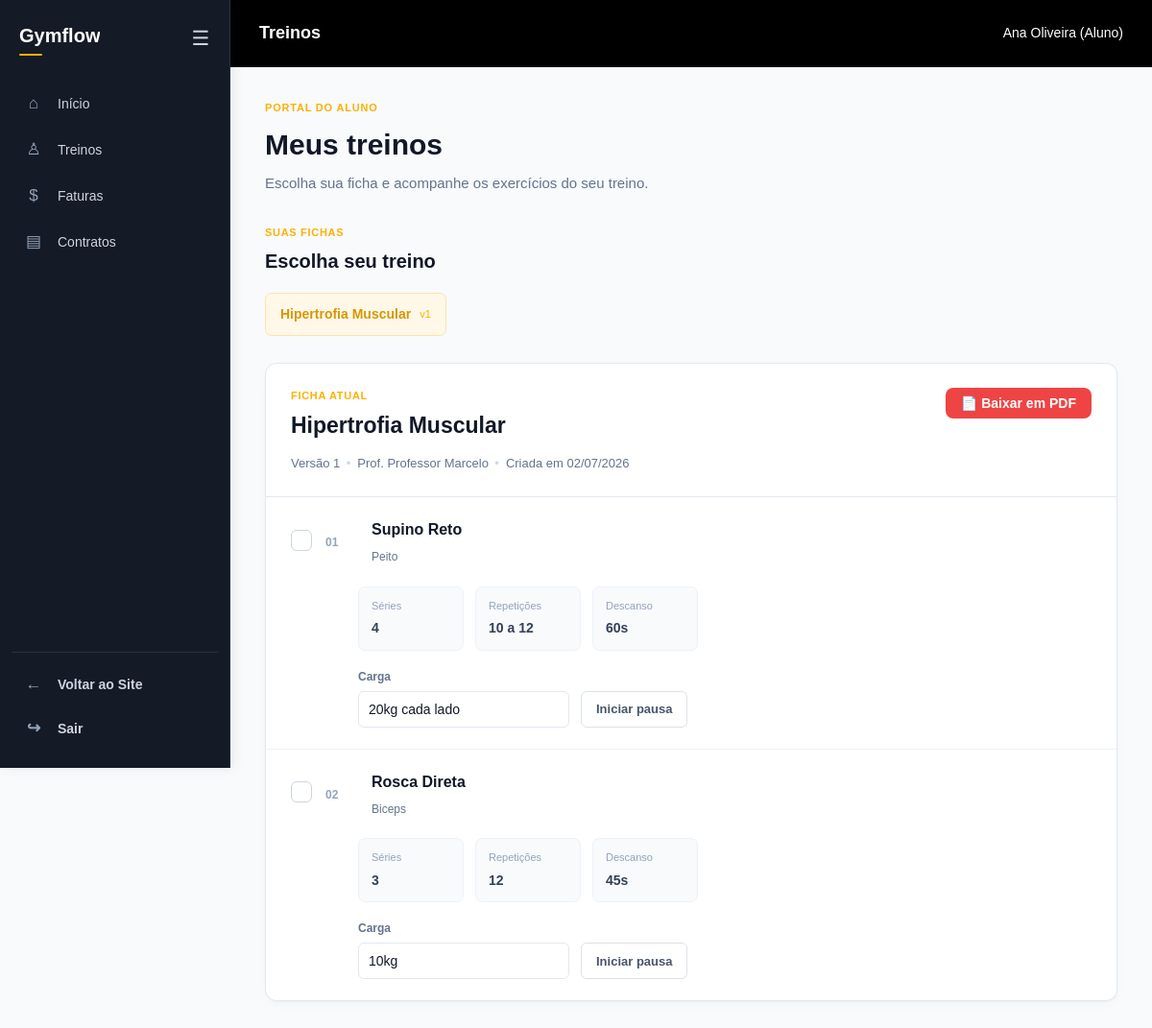
The page /app/controllers/PortalAlunoController.php?acao=treinos (signed in) on the database its author committed.
### tables this page shows
CREATE TABLE fichas_treino (
    id INT AUTO_INCREMENT PRIMARY KEY,
    aluno_id INT NOT NULL,
    professor_id INT NOT NULL,
    objetivo VARCHAR(50) NOT NULL,
    criada_em TIMESTAMP DEFAULT CURRENT_TIMESTAMP,
    versao INT NOT NULL DEFAULT 1,
    FOREIGN KEY (aluno_id) REFERENCES alunos(id) ON DELETE CASCADE,
    FOREIGN KEY (professor_id) REFERENCES users(id) ON DELETE RESTRICT
);

CREATE TABLE users (
    id INT AUTO_INCREMENT PRIMARY KEY,
    company_id INT NOT NULL,
    name VARCHAR(100) NOT NULL,
    email VARCHAR(100) NOT NULL UNIQUE,
    telefone VARCHAR(255) NULL,
    endereco TEXT NULL,
    password VARCHAR(255) NOT NULL,
    role VARCHAR(30) NOT NULL,
    aluno_id INT DEFAULT NULL,
    remember_token VARCHAR(100) DEFAULT NULL,
    reset_token VARCHAR(64) DEFAULT NULL,
    reset_token_expires_at DATETIME DEFAULT NULL,
    FOREIGN KEY (company_id) REFERENCES companies(id) ON DELETE CASCADE
);

CREATE TABLE ficha_itens (
    id INT AUTO_INCREMENT PRIMARY KEY,
    ficha_id INT NOT NULL,
    exercicio_id INT NOT NULL,
    ordem INT NOT NULL DEFAULT 0,
    series INT NOT NULL CHECK (series > 0),
    repeticoes VARCHAR(30) NOT NULL,
    carga VARCHAR(20),
    intervalo VARCHAR(20),
    FOREIGN KEY (ficha_id) REFERENCES fichas_treino(id) ON DELETE CASCADE,
    FOREIGN KEY (exercicio_id) REFERENCES exercicios(id) ON DELETE RESTRICT
);

CREATE TABLE exercicios (
    id INT AUTO_INCREMENT PRIMARY KEY,
    company_id INT NOT NULL,
    nome VARCHAR(100) NOT NULL,
    grupo VARCHAR(30) NOT NULL,
    midia TEXT,
    tipo_midia VARCHAR(10) NOT NULL DEFAULT 'imagem',
    ativo BOOLEAN NOT NULL DEFAULT TRUE,
    FOREIGN KEY (company_id) REFERENCES companies(id) ON DELETE CASCADE
);

### app/models/Treino.php (called while the page is built, shortened)
<?php
require_once __DIR__ . '/Database.php';
$operacao = $operacao ?? '';
$company_id = (int) ($_SESSION['company_id'] ?? 0);
$usuario_id = (int) ($_SESSION['usuario_id'] ?? 0);
$usuario_role = $_SESSION['usuario_role'] ?? '';
$aluno_id = (int) ($aluno_id ?? 0);
if ($operacao === 'listar_fichas_aluno') {
    $acessoPermitido = (
        $company_id > 0 &&
        $usuario_id > 0 &&
        $aluno_id > 0
    );
    if ($usuario_role === 'Aluno') {
        $alunoLogado = (int) (
            $_SESSION['aluno_id'] ?? 0
        );
        $acessoPermitido = (
            $acessoPermitido &&
            $alunoLogado > 0 &&
            $alunoLogado === $aluno_id
        );
    } elseif (!in_array(
        $usuario_role,
        ['Admin', 'Professor'],
        true
    )) {
        $acessoPermitido = false;
    }
    if ($acessoPermitido) {
        $stmt_fichas = $pdo->prepare("
            SELECT
                ft.id,
                ft.objetivo,
                ft.versao,
                ft.criada_em,
                u.name AS nome_professor
            FROM fichas_treino ft
            INNER JOIN alunos a
                ON a.id = ft.aluno_id
            INNER JOIN filiais f
                ON f.id = a.filial_id
            INNER JOIN users u
                ON u.id = ft.professor_id
               AND u.company_id = f.company_id
            WHERE ft.aluno_id = :aluno_id
              AND f.company_id = :company_id
            ORDER BY ft.criada_em DESC
        ");
        $stmt_fichas->execute([
            ':aluno_id' => $aluno_id,
            ':company_id' => $company_id
        ]);
        $fichas = $stmt_fichas->fetchAll(
            PDO::FETCH_ASSOC
        );
    }
}
elseif ($operacao === 'buscar_itens_ficha') {
    $ficha_id = (int) ($ficha_id ?? 0);
    $acessoPermitido = (
        $company_id > 0 &&
        $usuario_id > 0 &&
        $aluno_id > 0 &&
        $ficha_id > 0
    );
    if ($usuario_role === 'Aluno') {
        $alunoLogado = (int) (
            $_SESSION['aluno_id'] ?? 0
        );
        $acessoPermitido = (
            $acessoPermitido &&
            $alunoLogado > 0 &&
            $alunoLogado === $aluno_id
        );
    } elseif (!in_array(
        $usuario_role,
        ['Admin', 'Professor'],
        true
    )) {
        $acessoPermitido = false;
    }
    if ($acessoPermitido) {
        $stmt_itens = $pdo->prepare("
            SELECT
                fi.ordem,
                fi.series,
                fi.repeticoes,
                fi.carga,
                fi.intervalo,
                e.nome AS nome_exercicio,
                e.grupo
            FROM ficha_itens fi
            INNER JOIN exercicios e
                ON e.id = fi.exercicio_id
            INNER JOIN fichas_treino ft
                ON ft.id = fi.ficha_id
            INNER JOIN alunos a
                ON a.id = ft.aluno_id
            INNER JOIN filiais f
                ON f.id = a.filial_id
            INNER JOIN users u
                ON u.id = ft.professor_id
               AND u.company_id = f.company_id
            WHERE fi.ficha_id = :ficha_id
            AND ft.aluno_id = :aluno_id
            AND f.company_id = :company_id
            AND e.company_id = :empresa_exercicio
            ORDER BY fi.ordem ASC
        ");
        $stmt_itens->execute([
            ':ficha_id' => $ficha_id,
            ':aluno_id' => $aluno_id,
            ':company_id' => $company_id,
            ':empresa_exercicio' => $company_id
        ]);
        $itens = $stmt_itens->fetchAll(
            PDO::FETCH_ASSOC
        );
    }
}

### app/views/portal_aluno/treinos.php (the view, shortened to what this page needs)
<?php
include __DIR__ . '/../shared/header.php';
include __DIR__ . '/../shared/sidebar.php';
?>
<link
    rel="stylesheet"
    href="<?= BASE_URL ?>/assets/css/treinos.css?v=<?= time() ?>">
<main class="treinos-page">
    <header class="treinos-header">
        <span class="portal-eyebrow">
            PORTAL DO ALUNO
        </span>
        <h1>
            Meus treinos
        </h1>
        <p>
            Escolha sua ficha e acompanhe os exercícios do seu treino.
        </p>
    </header>
    <?php if (empty($fichas)): ?>
        <!-- =========================================
             SEM FICHAS
             ========================================= -->
        <section class="treinos-empty">
            <div class="empty-icon">
                +
            </div>
            <h2>
                Nenhuma ficha de treino
            </h2>
            <p>
                Você ainda não possui nenhuma ficha de treino cadastrada.
            </p>
            <span>
                Solicite ao seu professor para criar uma ficha personalizada
                para você.
            </span>
        </section>
    <?php else: ?>
        <section class="fichas-section">
            <div class="section-title">
                <span class="section-label">
                    SUAS FICHAS
                </span>
                <h2>
                    Escolha seu treino
                </h2>
            </div>
            <nav class="fichas-nav">
                <?php foreach ($fichas as $ficha): ?>
                    <a
                        class="ficha-tab <?= (
                                                $ficha_id_selecionada == $ficha['id']
                                            ) ? 'ativo' : ''; ?>"
                        href="<?= BASE_URL ?>/app/controllers/PortalAlunoController.php?acao=treinos&ficha=<?= (int)$ficha['id']; ?>">
                        <span class="ficha-tab-titulo">
                            <?= htmlspecialchars(
                                $ficha['objetivo'] ?? 'Treino'
                            ); ?>
                        </span>
                        <span class="ficha-tab-versao">
                            v<?= htmlspecialchars(
                                    $ficha['versao'] ?? '1'
                                ); ?>
                        </span>
                    </a>
                <?php endforeach; ?>
            </nav>
        </section>
        <?php if ($ficha_atual): ?>
            <section class="ficha-container">
                <header class="ficha-header">
                    <div class="ficha-header-info">
                        <span class="section-label">
                            FICHA ATUAL
                        </span>
                        <h2>
                            <?= htmlspecialchars(
                                $ficha_atual['objetivo'] ?? 'Treino'
                            ); ?>
                        </h2>
                        <div class="ficha-meta">
                            <span>
                                Versão
                                <?= htmlspecialchars(
                                    $ficha_atual['versao'] ?? '1'
                                ); ?>
                            </span>
                            <span>
                                Prof.
                                <?= htmlspecialchars(
                                    $ficha_atual['nome_professor'] ?? 'Não informado'
                                ); ?>
                            </span>
                            <span>
                                Criada em
                                <?= !empty($ficha_atual['criada_em'])
                                    ? date(
                                        'd/m/Y',
                                        strtotime($ficha_atual['criada_em'])
                                    )
                                    : 'Não informado';
                                ?>
                            </span>
                        </div>
                    </div>
                    <div class="ficha-header-acoes">
                        <button class="btn-pdf" onclick="baixarPdfTreinos()">
                            📄 Baixar em PDF
                        </button>
                    </div>
                </header>
                <?php if (empty($itens)): ?>
                    <div class="exercicios-empty">
                        <h3>
                            Nenhum exercício cadastrado
                        </h3>
                        <p>
                            Esta ficha ainda não possui exercícios cadastrados.
                        </p>
                    </div>
                <?php else: ?>
                    <div class="exercicios-list">
                        <?php foreach ($itens as $index => $item): ?>
                            <article class="exercicio-card">
                                <div class="exercicio-top">
                                    <label class="exercicio-check">
                                        <span class="checkmark"></span>
                                    </label>
                                    <div class="exercicio-numero">
                                        <?= str_pad(
                                            $index + 1,
                                            2,
                                            '0',
                                            STR_PAD_LEFT
                                        ); ?>
                                    </div>
                                    <div class="exercicio-info">
                                        <h3>
                                            <?= htmlspecialchars(
                                                $item['nome_exercicio'] ?? 'Exercício'
                                            ); ?>
                                        </h3>
                                        <span class="grupo-muscular">
                                            <?= htmlspecialchars(
                                                $item['grupo'] ?? 'Grupo não informado'
                                            ); ?>
                                        </span>
                                    </div>
                                </div>
                                <div class="exercicio-dados">
                                    <div class="dado">
                                        <span>
                                            Séries
                                        </span>
                                        <strong>
                                            <?= htmlspecialchars(
                                                $item['series'] ?? '0'
                                            ); ?>
                                        </strong>
                                    </div>
                                    <div class="dado">
                                        <span>
                                            Repetições
                                        </span>
                                        <strong>
                                            <?= htmlspecialchars(
                                                $item['repeticoes'] ?? '—'
                                            ); ?>
                                        </strong>
                                    </div>
                                    <?php if (!empty($item['intervalo'])): ?>
                                        <div class="dado">
                                            <span>
                                                Descanso
                                            </span>
                                            <strong>
                                                <?= htmlspecialchars(
                                                    $item['intervalo']
                                                ); ?>
                                            </strong>
                                        </div>
                                    <?php endif; ?>
                                </div>
                                <div class="exercicio-acoes">
                                    <div class="carga-container">
                                        <label>
                                            Carga
                                        </label>
                                        <input
                                            type="text"
                                            value="<?= htmlspecialchars(
                                                        $item['carga'] ?? ''
                                                    ); ?>"
                                            placeholder="Ex.: 20 kg">
                                    </div>
                                    <button
                                        type="button"
                                        class="btn-pausa">
                                        Iniciar pausa
                                    </button>
                                </div>
                            </article>
                        <?php endforeach; ?>
                    </div>
                <?php endif; ?>
            </section>
        <?php endif; ?>
    <?php endif; ?>
</main>
<?php include __DIR__ . '/../shared/footer.php'; ?>

### rows shown on the page
fichas_treino: objetivo "Hipertrofia Muscular", versao "1", professor.name "Professor Marcelo", criada_em "02/07/2026"
ficha_itens: index "01", exercicio.nome "Supino Reto", exercicio.grupo "Peito", series "4", repeticoes "10 a 12", intervalo "60s", carga "20kg cada lado"
ficha_itens: index "02", exercicio.nome "Rosca Direta", exercicio.grupo "Biceps", series "3", repeticoes "12", intervalo "45s", carga "10kg"

### other values the page prints
$escapar($titulo) "Treinos"
$escapar($usuario) "Ana Oliveira"
$escapar($role) "Aluno"
$nomePainel "Gymflow"
